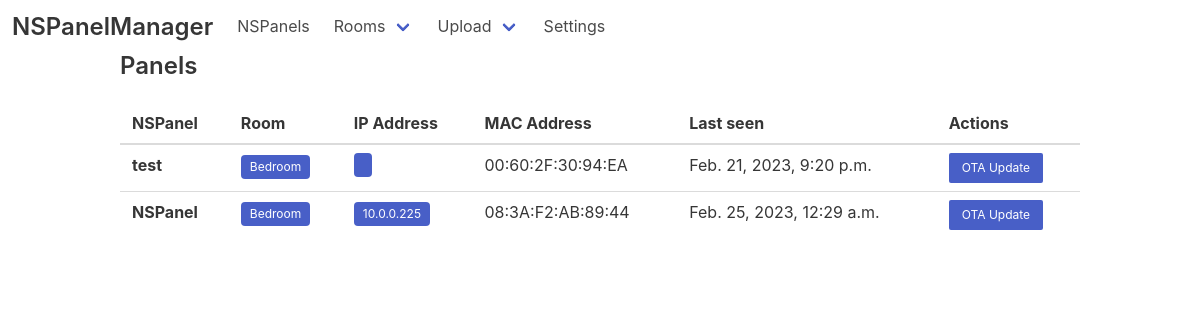
The app's page /, older data.
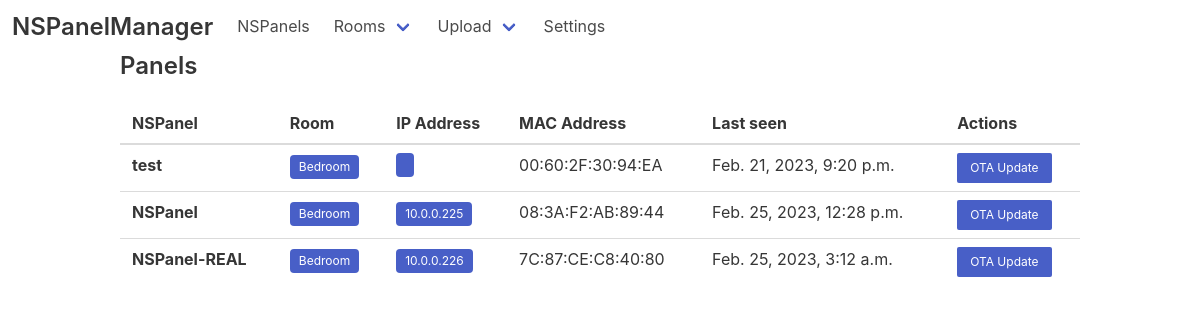
The same page, newer data.
### web/models.py (models this page shows)
class NSPanel(models.Model):
    mac_address = models.CharField(max_length=17)
    friendly_name = models.CharField(max_length=100)
    last_seen = models.DateTimeField(default=django.utils.timezone.now)
    ip_address = models.CharField(max_length=15, default="")
    version = models.CharField(max_length=15, default="")
    room = models.ForeignKey(Room, on_delete=models.CASCADE)

class Room(models.Model):
    friendly_name = models.CharField(max_length=30)

### web/views.py (the view)
# urls.py: path('', views.index, name='index'),
def index(request):
    return render(request, 'index.html', {'nspanels': NSPanel.objects.all()})

### web/templates/index.html (shortened to what this page needs)
{% extends 'base.html' %}
{% block head %}
{% load static %}
{% endblock %}
{% block content %}
<h2 class="title is-4">Panels</h2>
<table class="table is-fullwidth is-hoverable">
    <thead>
        <tr>
            <th>NSPanel</th>
            <th>Room</th>
            <th>IP Address</th>
            <th>MAC Address</th>
            <th>Last seen</th>
            <th>Actions</th>
        </tr>
    </thead>
    <tbody>
        {% for nspanel in nspanels %}
        <tr>
            <th>{{ nspanel.friendly_name }}</th>
            <td><a href="{% url 'edit_room' room_id=nspanel.room.id %}"><span class="tag is-link">
                        {{ nspanel.room.friendly_name }}</span></a>
            </td>
            <td>
                <a href="http://{{ nspanel.ip_address }}" target="_blank"><span class="tag is-link">
                        {{ nspanel.ip_address }}</span></a>
            </td>
            <td>{{ nspanel.mac_address }}</td>
            <td>{{ nspanel.last_seen }}</td>
            <td><button type="button" class="button is-link is-small"
                    onclick="startNSPanelOtaUpdate('{{ nspanel.ip_address }}');">OTA Update</button></td>
        </tr>
        {% endfor %}
    </tbody>
</table>
{% endblock %}

### web/templates/base.html (shortened to what this page needs)
{% load static %}
<!DOCTYPE html>
<html lang="en">
<head>
    <link rel="stylesheet" href="{% static 'bulma/css/bulma.min.css' %}">
</head>
<body>
    {% include 'navbar.html' %}
    <div class="container">
        {% block content %}
        {% endblock %}
    </div>
</body>
</html>

### web/templates/navbar.html (shortened to what this page needs)
<nav class="navbar" role="navigation" aria-label="main navigation">
    <div class="navbar-brand">
        <a class="navbar-item" href="/">
            <h1 class="title is-4">NSPanelManager</h1>
        </a>
    </div>
    <div id="navbar" class="navbar-menu">
        <div class="navbar-start">
            <a class="navbar-item" href="/">
                NSPanels
            </a>
            <div class="navbar-item has-dropdown is-hoverable">
                <a class="navbar-link" href="/rooms">
                    Rooms
                </a>
            </div>
            <div class="navbar-item has-dropdown is-hoverable">
                <a class="navbar-link">
                    Upload
                </a>
            </div>
            <a class="navbar-item">
                Settings
            </a>
        </div>
    </div>
</nav>

Row changes from the older to the newer data that the page shows:
changed NSPanel "NSPanel": last_seen "Feb. 25, 2023, 12:29 a.m." → "Feb. 25, 2023, 12:28 p.m."
added NSPanel: friendly_name "NSPanel-REAL", room.friendly_name "Bedroom", ip_address "10.0.0.226", mac_address "7C:87:CE:C8:40:80", last_seen "Feb. 25, 2023, 3:12 a.m."
